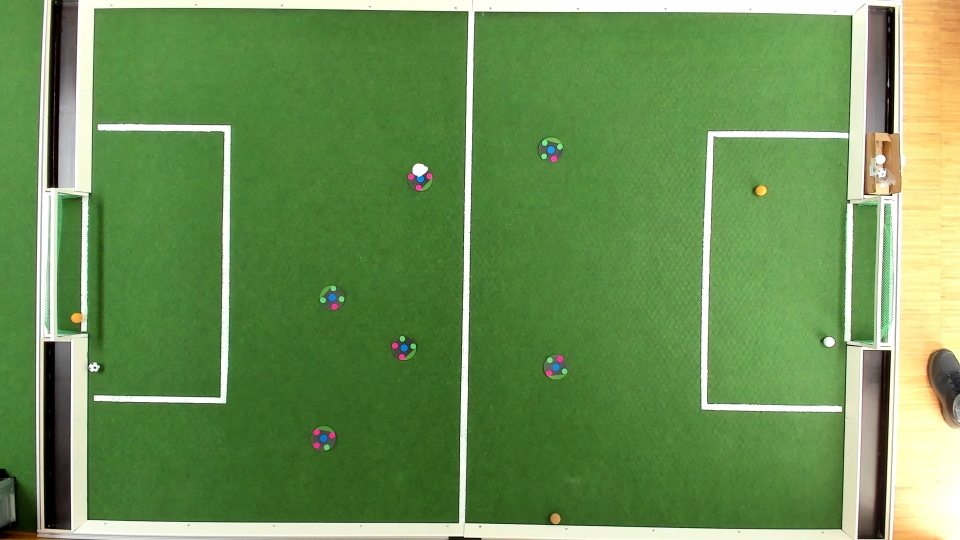
#> input picture FieldTest_Left_Light_On_Daylight(hight).jpg, 1920 x 1080 px (shown at 1/2 size)
$ python Template_Matching.py
#> lines starting #> are read from the running program, lines starting #| are printed output that depends on the picture
import numpy as np
import cv2

img = cv2.resize(cv2.imread('FieldTest_Left_Light_On_Daylight(hight).jpg', 0), (0, 0), fx=0.8, fy=0.8)
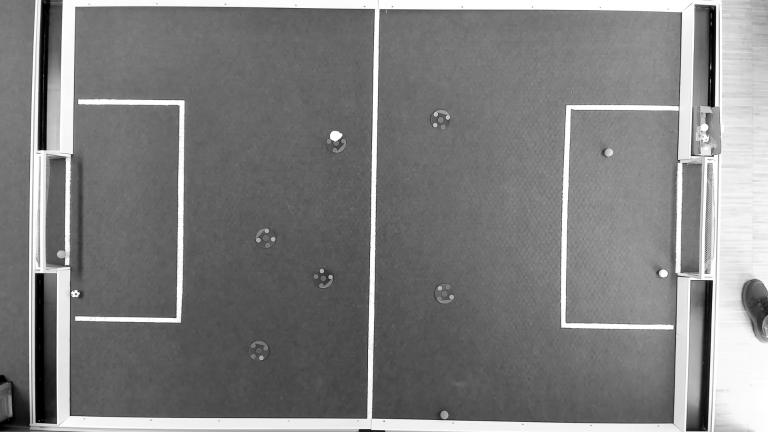
#> img: shape (864, 1536) (shown at 1/2 size); min 0, max 255, mean 126.7
template = cv2.resize(cv2.imread('ttt.png', 0), (0, 0), fx=0.8, fy=0.8)
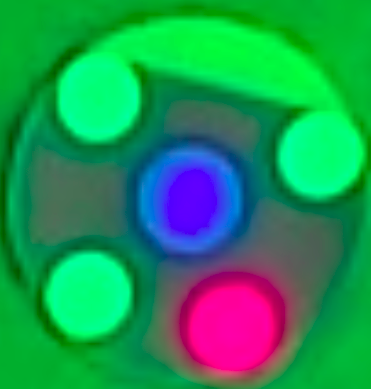
#> input picture ttt.png, 371 x 389 px
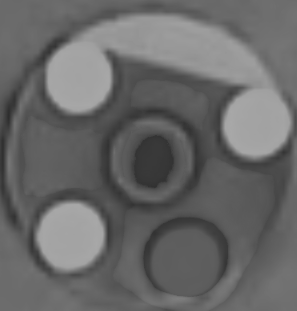
#> template: shape (311, 297); min 46, max 168, mean 104.4
h, w = template.shape
#> h = 311; w = 297

methods = [cv2.TM_CCOEFF, cv2.TM_CCOEFF_NORMED, cv2.TM_CCORR,
            cv2.TM_CCORR_NORMED, cv2.TM_SQDIFF, cv2.TM_SQDIFF_NORMED] #2, 4, 5, 6

for method in methods:
    img2 = img.copy()
    try:
        result = cv2.matchTemplate(img2, template, method)
        min_val, max_val, min_loc, max_loc = cv2.minMaxLoc(result)
        if method in [cv2.TM_SQDIFF, cv2.TM_SQDIFF_NORMED]:
            location = min_loc
        else:
            location = max_loc

        bottom_right = (location[0] + w, location[1] + h)
        cv2.rectangle(img2, location, bottom_right, 255, 5)
        cv2.imshow('Match', img2)
        cv2.waitKey(0)
        cv2.destroyAllWindows()
    except Exception as e:
        print(e)
#> this loop made 6 passes
#> (min_val, max_val, min_loc, location, bottom_right) on passes 1 to 4: (-23034674, 31416220, (0, 35), (0, 259), (297, 570)), (-0.172, 0.258, (104, 42), (893, 519), (1190, 830)), (765147712, 1.76e+09, (437, 525), (1239, 249), (1536, 560)), (0.813, 0.962, (11, 552), (752, 509), (1049, 820))
#> (min_val, max_val, max_loc, location, bottom_right) on passes 5 to 6: (83870016, 947195648, (1239, 547), (825, 499), (1122, 810)), (0.0783, 0.518, (1239, 543), (760, 256), (1057, 567))
#> pass 1, `result = cv2.matchTemplate(img2, template, method)`:
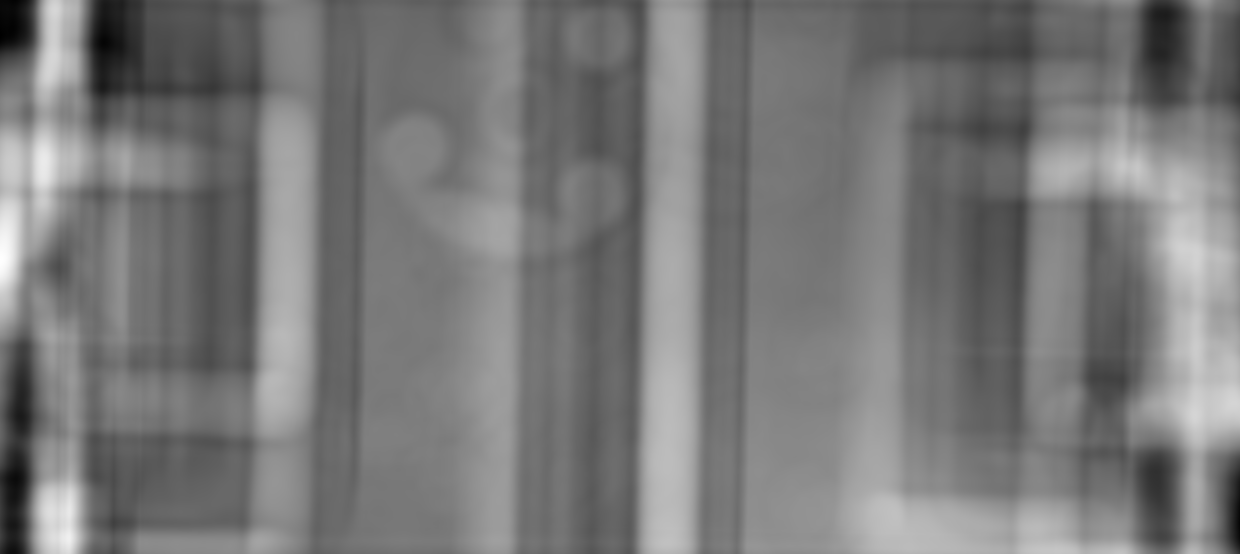
#> result: shape (554, 1240) float32; min -23034674, max 31416220, mean 2835075.8; drawn with min black and max white
#> pass 2, `result = cv2.matchTemplate(img2, template, method)`:
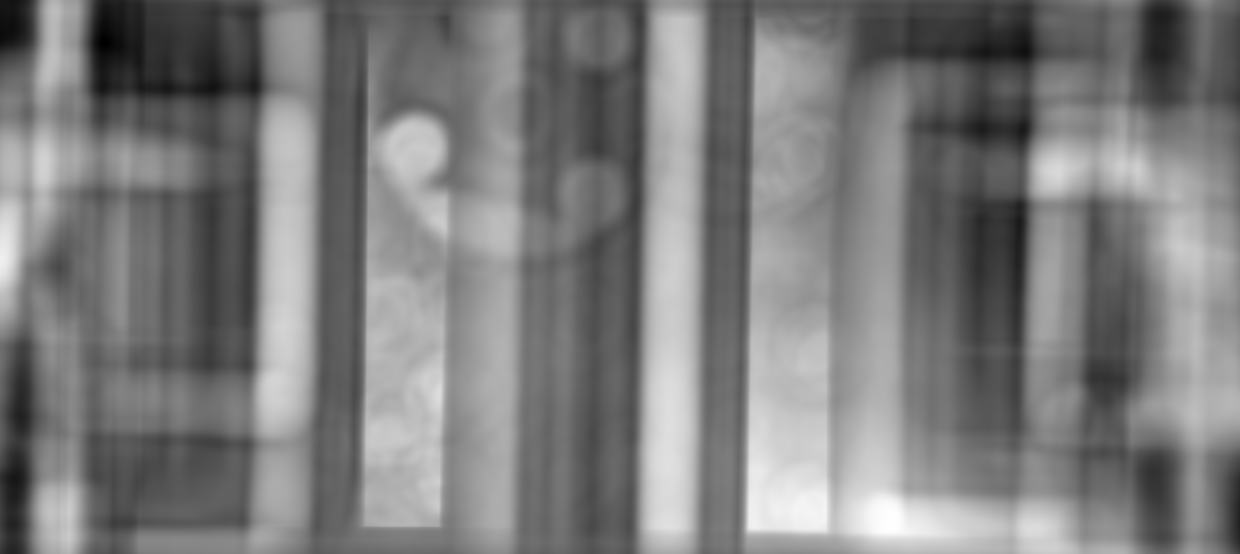
#> result: shape (554, 1240) float32; min -0.172, max 0.258, mean 0.0384; drawn with min black and max white
#> pass 2, `cv2.imshow('Match', img2)`:
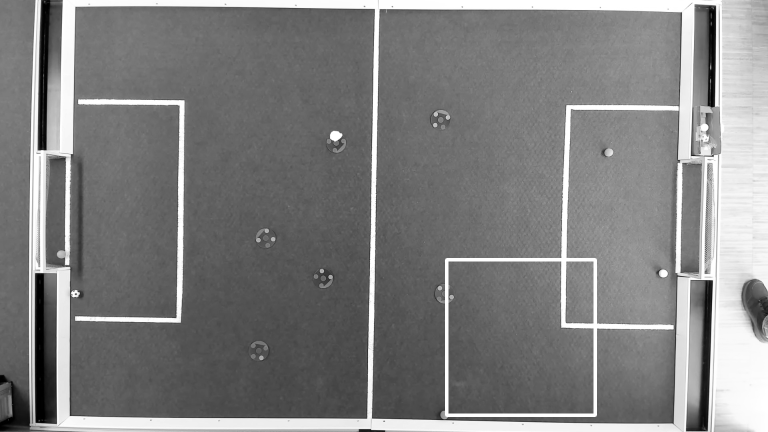
#> window 'Match': shape (864, 1536) (shown at 1/2 size); min 0, max 255, mean 127.6
#> after the loop:
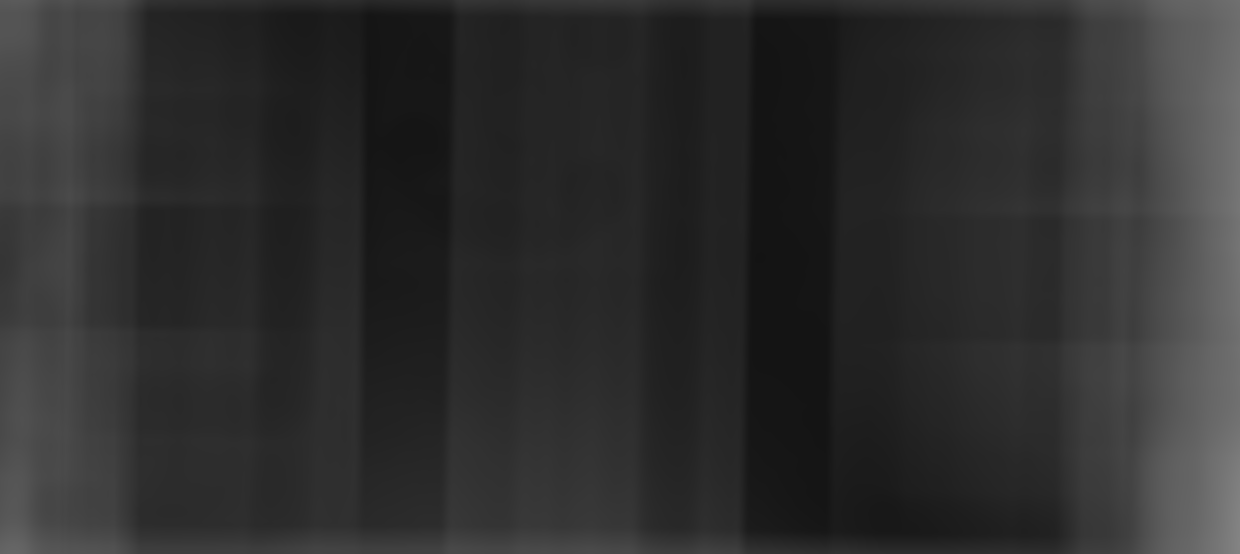
#> result: shape (554, 1240) float32; min 0.0783, max 0.518, mean 0.183
